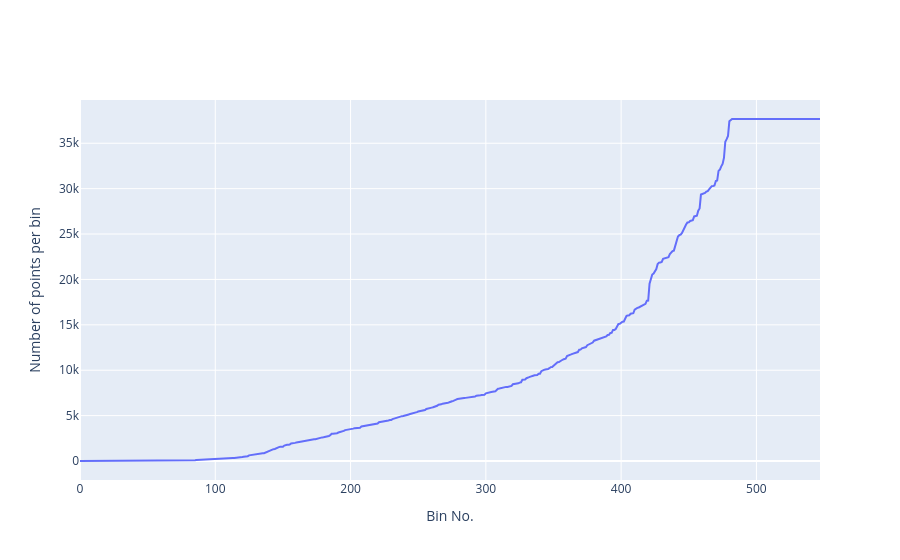

Notebook source saved alongside this figure:
### Code cell
_ = profileNo_vs_latlon_bins(df_sampled, lat_step=2, lon_step=2, show_threshold=False, threshold_quantile=0.95)

### Figure 1 — Plotly figure (JSON) as saved in the notebook; plotly's stock layout.template omitted (floating-point values rounded to 4 significant figures; data arrays with more than 128 entries replaced by an {"elided": "..."} marker saying what was removed)
{"data": [{"type": "scatter", "x": {"elided": "548 int values"}, "y": {"elided": "548 int values"}}], "layout": {"xaxis": {"title": {"text": "Bin No."}}, "yaxis": {"title": {"text": "Number of points per bin"}}}}
